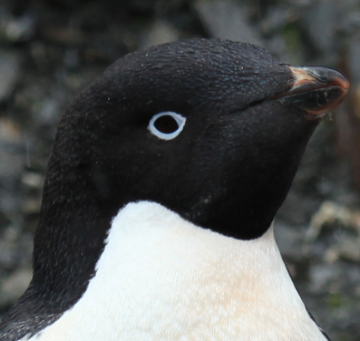
#> input picture 1_pinguinos/imgs/Adelie.png, 360 x 341 px
$ jupyter execute --allow-errors pinguinos.ipynb
#> lines starting #> are read from the running program, lines starting #| are printed output that depends on the picture
En este cuaderno se revisarán algunos conceptos de pandas

[cell 1]
import pandas as pd
import numpy as np

#> (the rest of this cell did not finish here and is left out)

# Información sobre jupyternotebooks

- El software que hace que el notebook pueda desplegar información se llama `ipython`, este es el que renderiza los ouputs de los notebooks en interfaces gráficas ambigables.
- Depende si abren con jupyternotebook en la web o en vscode que cambia el estilo de lo que están viendo.
- Los archivos de notebooks contienen todo lo que está en los inputs y en los outputs de su cuaderno, entonces todos los outputs también se guardan

Pueden imprimir output directamente, pero parte de lo bueno de los notebooks es que tienen la UI (interfaz de usuario)

#> (a cell that did not finish here is left out)

Un output pasa a través de ipython si lo ponen como la última línea de la celda, pero también se puede llamar explícitamente con el módulo display

#> (a cell that did not finish here is left out)

#> (a cell that did not finish here is left out)

[cell 5]
from IPython.display import display

#> (the rest of this cell did not finish here and is left out)

<div style='background-color:rgb(44, 162, 198); color:white; padding:10px;'>
    <h2>Notebooks les permiten poner html </h2>


</div>

<details>
<summary>¿Por qué se usaría head vs sample?</summary>

`head` tiene el sesgo de ver solamente las primeras filas, podría tener una estructura correcta los primeros datos y los demás no. `sample` es aleatorio, por lo que no tiene ese sesgo.
</details>

Pueden cambiar el número de rows y columns que aparecen en el display con

#> (a cell that did not finish here is left out)

Pueden incluir imágenes en sus notebooks

Pueden perder memoria si dejan celdas muy grandes cuidado con eso

[cell 7]
import numpy as np
import matplotlib.pyplot as plt
from matplotlib.offsetbox import OffsetImage, AnnotationBbox
from PIL import Image
from io import BytesIO

SPECIES_IMG_URL = {
    "Adelie": "./imgs/Adelie.png",
    "Gentoo": "./imgs/gentoo.png",
    "Chinstrap": "./imgs/chinstrap.png",
}

thumbs = {sp: np.array(Image.open(url).convert("RGBA").resize((90, 90))) for sp, url in SPECIES_IMG_URL.items()}
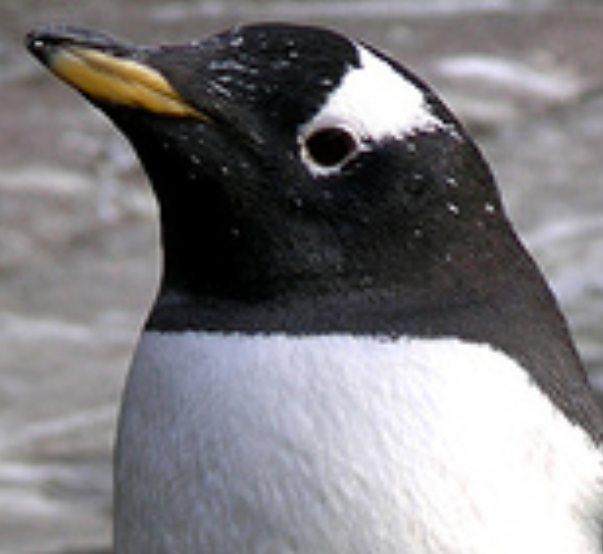
#> input picture 1_pinguinos/imgs/gentoo.png, 603 x 554 px
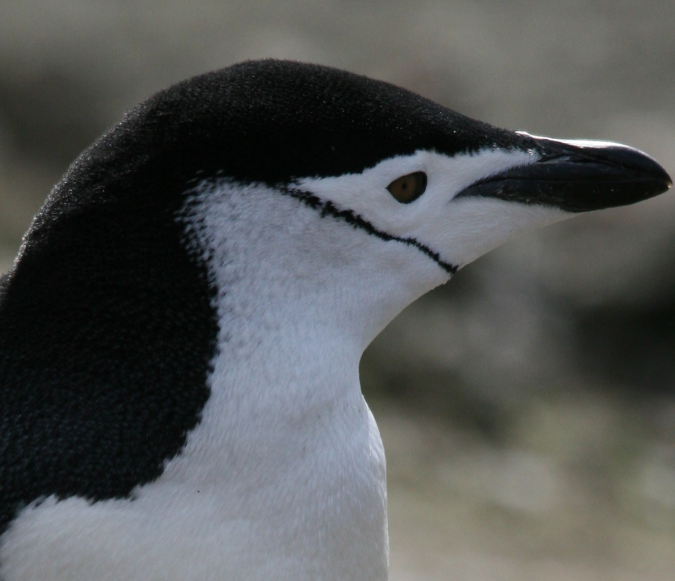
#> input picture 1_pinguinos/imgs/chinstrap.png, 675 x 581 px
#> thumbs = 3 items

# [51 lines left out: function scatter_penguins_with_images, not called in this run]


#> (the rest of this cell did not finish here and is left out)
